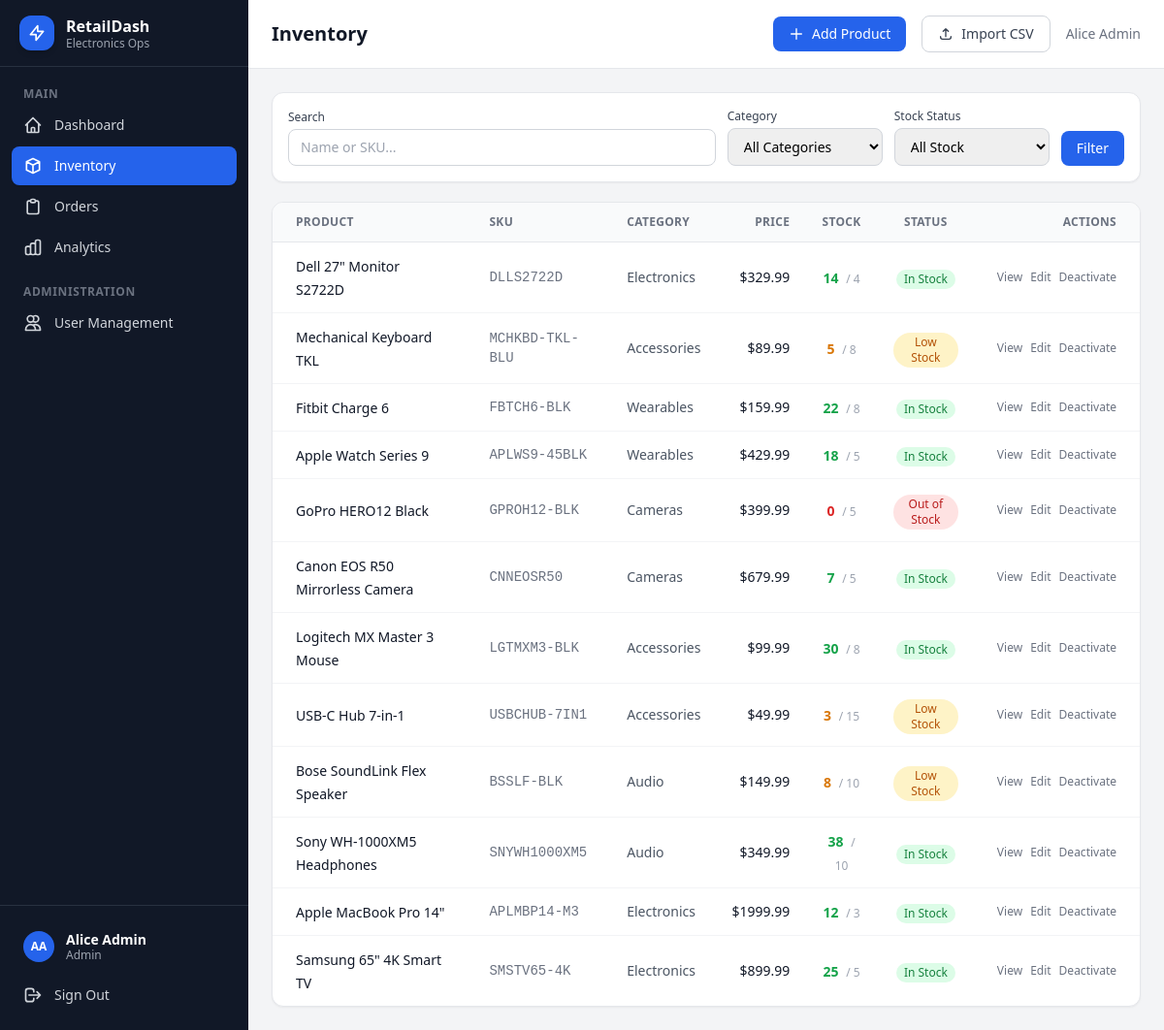
Screenshot of /inventory/ (signed in) with the database file from the repository.
### apps/accounts/models.py (models this page shows, shortened)
class Profile(models.Model):
    ROLE_CHOICES = [
        ('admin', 'Admin'),
        ('manager', 'Manager'),
        ('analyst', 'Analyst'),
        ('staff', 'Staff'),
    ]
    user = models.OneToOneField(User, on_delete=models.CASCADE, related_name='profile')
    role = models.CharField(max_length=20, choices=ROLE_CHOICES, default='staff')
    phone = models.CharField(max_length=20, blank=True, null=True)
    avatar = models.ImageField(upload_to='avatars/', blank=True, null=True)

### apps/inventory/models.py (models this page shows, shortened)
class Product(models.Model):
    name = models.CharField(max_length=200)
    sku = models.CharField(max_length=100, unique=True)
    description = models.TextField(blank=True)
    category = models.ForeignKey(Category, on_delete=models.SET_NULL, null=True, related_name='products')
    price = models.DecimalField(max_digits=10, decimal_places=2)
    cost_price = models.DecimalField(max_digits=10, decimal_places=2)
    stock_quantity = models.IntegerField(default=0)
    reorder_threshold = models.IntegerField(default=10)
    is_active = models.BooleanField(default=True)
    slug = models.SlugField(unique=True, blank=True)
    is_featured = models.BooleanField(default=False)
    created_at = models.DateTimeField(auto_now_add=True)
    updated_at = models.DateTimeField(auto_now=True)
    class Meta:
        ordering = ['-created_at']
    @property
    def is_low_stock(self):
        return self.stock_quantity <= self.reorder_threshold

class Category(models.Model):
    name = models.CharField(max_length=100)
    slug = models.SlugField(unique=True)
    class Meta:
        verbose_name_plural = 'Categories'
        ordering = ['name']

### apps/inventory/views.py (the view)
# urls.py: path('', views.product_list, name='product_list'),
@login_required
@role_required('admin', 'manager')
def product_list(request):
    products = Product.objects.select_related('category').filter(is_active=True)
    search = request.GET.get('search', '')
    category_id = request.GET.get('category', '')
    stock_status = request.GET.get('stock_status', '')
    if search:
        products = products.filter(Q(name__icontains=search) | Q(sku__icontains=search))
    if category_id:
        products = products.filter(category_id=category_id)
    if stock_status == 'in_stock':
        from django.db.models import F
        products = products.filter(stock_quantity__gt=F('reorder_threshold'))
    elif stock_status == 'low_stock':
        from django.db.models import F
        products = products.filter(stock_quantity__lte=F('reorder_threshold'), stock_quantity__gt=0)
    elif stock_status == 'out_of_stock':
        products = products.filter(stock_quantity=0)
    paginator = Paginator(products, 20)
    page_number = request.GET.get('page')
    page_obj = paginator.get_page(page_number)
    categories = Category.objects.all()
    return render(request, 'inventory/product_list.html', {
        'page_obj': page_obj,
        'categories': categories,
        'search': search,
        'selected_category': category_id,
        'stock_status': stock_status,
    })

### apps/storefront/context_processors.py (called while the page is built)
def cart_count(request):
    cart = request.session.get('cart', {})
    return {'cart_count': sum(item['quantity'] for item in cart.values())}

### templates/inventory/product_list.html (shortened to what this page needs)
{% extends 'base.html' %}
{% block page_title %}Inventory{% endblock %}
{% block header_actions %}
{% if request.user.profile.role in 'admin,manager' %}
<a href="{% url 'inventory:product_add' %}"
   class="inline-flex items-center gap-2 px-4 py-2 bg-blue-600 text-white rounded-lg text-sm font-medium hover:bg-blue-700 transition-colors">
    <svg class="w-4 h-4" fill="none" stroke="currentColor" viewBox="0 0 24 24">
        <path stroke-linecap="round" stroke-linejoin="round" stroke-width="2" d="M12 4v16m8-8H4"/>
    </svg>
    Add Product
</a>
{% if request.user.profile.role == 'admin' %}
<a href="{% url 'inventory:product_import' %}"
   class="inline-flex items-center gap-2 px-4 py-2 bg-white border border-gray-300 text-gray-700 rounded-lg text-sm font-medium hover:bg-gray-50 transition-colors">
    <svg class="w-4 h-4" fill="none" stroke="currentColor" viewBox="0 0 24 24">
        <path stroke-linecap="round" stroke-linejoin="round" stroke-width="2" d="M4 16v1a3 3 0 003 3h10a3 3 0 003-3v-1m-4-8l-4-4m0 0L8 8m4-4v12"/>
    </svg>
    Import CSV
</a>
{% endif %}
{% endif %}
{% endblock %}
{% block content %}
<div class="bg-white rounded-xl shadow-sm border border-gray-200 p-4 mb-5">
    <form method="get" class="flex flex-wrap gap-3 items-end">
        <div class="flex-1 min-w-48">
            <label class="block text-xs font-medium text-gray-700 mb-1">Search</label>
            <input type="text" name="search" value="{{ search }}" placeholder="Name or SKU..."
                   class="w-full px-3 py-2 text-sm border border-gray-300 rounded-lg focus:ring-2 focus:ring-blue-500 focus:border-transparent">
        </div>
        <div class="min-w-40">
            <label class="block text-xs font-medium text-gray-700 mb-1">Category</label>
            <select name="category" class="w-full px-3 py-2 text-sm border border-gray-300 rounded-lg focus:ring-2 focus:ring-blue-500">
                <option value="">All Categories</option>
            </select>
        </div>
        <div class="min-w-40">
            <label class="block text-xs font-medium text-gray-700 mb-1">Stock Status</label>
            <select name="stock_status" class="w-full px-3 py-2 text-sm border border-gray-300 rounded-lg focus:ring-2 focus:ring-blue-500">
                <option value="">All Stock</option>
            </select>
        </div>
        <button type="submit"
                class="px-4 py-2 bg-blue-600 text-white rounded-lg text-sm font-medium hover:bg-blue-700 transition-colors">
            Filter
        </button>
    </form>
</div>
<div class="bg-white rounded-xl shadow-sm border border-gray-200 overflow-hidden">
    <div class="overflow-x-auto">
        <table class="w-full">
            <thead>
                <tr class="border-b border-gray-200 bg-gray-50">
                    <th class="text-left text-xs font-semibold text-gray-500 uppercase tracking-wide px-6 py-3">Product</th>
                    <th class="text-left text-xs font-semibold text-gray-500 uppercase tracking-wide px-4 py-3">SKU</th>
                    <th class="text-left text-xs font-semibold text-gray-500 uppercase tracking-wide px-4 py-3">Category</th>
                    <th class="text-right text-xs font-semibold text-gray-500 uppercase tracking-wide px-4 py-3">Price</th>
                    <th class="text-center text-xs font-semibold text-gray-500 uppercase tracking-wide px-4 py-3">Stock</th>
                    <th class="text-center text-xs font-semibold text-gray-500 uppercase tracking-wide px-4 py-3">Status</th>
                    <th class="text-right text-xs font-semibold text-gray-500 uppercase tracking-wide px-6 py-3">Actions</th>
                </tr>
            </thead>
            <tbody class="divide-y divide-gray-100">
                {% for product in page_obj %}
                <tr class="hover:bg-gray-50 transition-colors">
                    <td class="px-6 py-3">
                        <a href="{% url 'inventory:product_detail' product.pk %}" class="text-sm font-medium text-gray-900 hover:text-blue-600">
                            {{ product.name }}
                        </a>
                    </td>
                    <td class="px-4 py-3 text-sm text-gray-500 font-mono">{{ product.sku }}</td>
                    <td class="px-4 py-3 text-sm text-gray-600">{{ product.category.name|default:"-" }}</td>
                    <td class="px-4 py-3 text-sm font-medium text-gray-900 text-right">${{ product.price|floatformat:2 }}</td>
                    <td class="px-4 py-3 text-center">
                        <span class="text-sm font-semibold
                            {% if product.stock_quantity == 0 %}text-red-600
                            {% elif product.is_low_stock %}text-amber-600
                            {% else %}text-green-600{% endif %}">
                            {{ product.stock_quantity }}
                        </span>
                        <span class="text-xs text-gray-400 ml-1">/ {{ product.reorder_threshold }}</span>
                    </td>
                    <td class="px-4 py-3 text-center">
                        {% if product.stock_quantity == 0 %}
                        <span class="inline-flex items-center px-2 py-0.5 rounded-full text-xs font-medium bg-red-100 text-red-700">Out of Stock</span>
                        {% elif product.is_low_stock %}
                        <span class="inline-flex items-center px-2 py-0.5 rounded-full text-xs font-medium bg-amber-100 text-amber-700">Low Stock</span>
                        {% else %}
                        <span class="inline-flex items-center px-2 py-0.5 rounded-full text-xs font-medium bg-green-100 text-green-700">In Stock</span>
                        {% endif %}
                    </td>
                    <td class="px-6 py-3 text-right">
                        <div class="flex items-center justify-end gap-2">
                            <a href="{% url 'inventory:product_detail' product.pk %}"
                               class="text-xs text-gray-500 hover:text-blue-600 font-medium">View</a>
                            {% if request.user.profile.role in 'admin,manager' %}
                            <a href="{% url 'inventory:product_edit' product.pk %}"
                               class="text-xs text-gray-500 hover:text-blue-600 font-medium">Edit</a>
                            <a href="{% url 'inventory:product_deactivate' product.pk %}"
                               class="text-xs text-gray-500 hover:text-red-600 font-medium">Deactivate</a>
                            {% endif %}
                        </div>
                    </td>
                </tr>
                {% endfor %}
            </tbody>
        </table>
    </div>
</div>
{% endblock %}

### templates/base.html (shortened to what this page needs)
<!DOCTYPE html>
<html lang="en" class="h-full bg-gray-100">
<head>
    <script src="https://cdn.tailwindcss.com"></script>
</head>
<body class="h-full">
<div class="flex h-full min-h-screen">
    <aside class="w-64 bg-gray-900 flex flex-col flex-shrink-0 fixed inset-y-0 left-0 z-50">
        <div class="flex items-center gap-3 px-5 py-4 border-b border-gray-700/60">
            <div class="w-9 h-9 bg-blue-600 rounded-xl flex items-center justify-center flex-shrink-0 shadow-md">
                <svg class="w-5 h-5 text-white" fill="none" stroke="currentColor" viewBox="0 0 24 24">
                    <path stroke-linecap="round" stroke-linejoin="round" stroke-width="2" d="M13 10V3L4 14h7v7l9-11h-7z"/>
                </svg>
            </div>
            <div>
                <p class="text-white font-bold text-base leading-tight">RetailDash</p>
                <p class="text-gray-400 text-xs leading-tight">Electronics Ops</p>
            </div>
        </div>
        <nav class="flex-1 px-3 py-5 space-y-0.5 overflow-y-auto">
            <p class="sidebar-section-label">Main</p>
            <a href="{% url 'core:dashboard' %}"
               class="sidebar-link {% if request.resolver_match.app_name == 'core' %}active{% endif %}">
                <svg class="w-5 h-5 flex-shrink-0" fill="none" stroke="currentColor" viewBox="0 0 24 24">
                    <path stroke-linecap="round" stroke-linejoin="round" stroke-width="2" d="M3 12l2-2m0 0l7-7 7 7M5 10v10a1 1 0 001 1h3m10-11l2 2m-2-2v10a1 1 0 01-1 1h-3m-6 0a1 1 0 001-1v-4a1 1 0 011-1h2a1 1 0 011 1v4a1 1 0 001 1m-6 0h6"/>
                </svg>
                Dashboard
            </a>
            {% with role=user.profile.role %}
            {% if role == 'admin' or role == 'manager' %}
            <a href="{% url 'inventory:product_list' %}"
               class="sidebar-link {% if request.resolver_match.app_name == 'inventory' %}active{% endif %}">
                <svg class="w-5 h-5 flex-shrink-0" fill="none" stroke="currentColor" viewBox="0 0 24 24">
                    <path stroke-linecap="round" stroke-linejoin="round" stroke-width="2" d="M20 7l-8-4-8 4m16 0l-8 4m8-4v10l-8 4m0-10L4 7m8 4v10M4 7v10l8 4"/>
                </svg>
                Inventory
            </a>
            {% endif %}
            {% if role == 'admin' or role == 'manager' or role == 'staff' %}
            <a href="{% url 'orders:order_list' %}"
               class="sidebar-link {% if request.resolver_match.app_name == 'orders' %}active{% endif %}">
                <svg class="w-5 h-5 flex-shrink-0" fill="none" stroke="currentColor" viewBox="0 0 24 24">
                    <path stroke-linecap="round" stroke-linejoin="round" stroke-width="2" d="M9 5H7a2 2 0 00-2 2v12a2 2 0 002 2h10a2 2 0 002-2V7a2 2 0 00-2-2h-2M9 5a2 2 0 002 2h2a2 2 0 002-2M9 5a2 2 0 012-2h2a2 2 0 012 2"/>
                </svg>
                Orders
            </a>
            {% endif %}
            {% if role == 'admin' or role == 'manager' or role == 'analyst' %}
            <a href="{% url 'analytics:dashboard' %}"
               class="sidebar-link {% if request.resolver_match.app_name == 'analytics' %}active{% endif %}">
                Analytics
            </a>
            {% endif %}
            {% if role == 'admin' %}
            <div class="pt-4">
                <p class="sidebar-section-label">Administration</p>
                <a href="{% url 'users:user_list' %}"
                   class="sidebar-link {% if request.resolver_match.app_name == 'users' %}active{% endif %}">
                    <svg class="w-5 h-5 flex-shrink-0" fill="none" stroke="currentColor" viewBox="0 0 24 24">
                        <path stroke-linecap="round" stroke-linejoin="round" stroke-width="2" d="M12 4.354a4 4 0 110 5.292M15 21H3v-1a6 6 0 0112 0v1zm0 0h6v-1a6 6 0 00-9-5.197M13 7a4 4 0 11-8 0 4 4 0 018 0z"/>
                    </svg>
                    User Management
                </a>
            </div>
            {% endif %}
            {% endwith %}
        </nav>
        <div class="px-3 py-4 border-t border-gray-700/60 space-y-1">
            <a href="{% url 'profile:view' %}" class="sidebar-link">
                <div class="w-8 h-8 bg-blue-600 rounded-full flex items-center justify-center text-white text-xs font-bold flex-shrink-0">
                    {{ user.first_name|first|upper }}{{ user.last_name|first|upper }}
                </div>
                <div class="flex-1 min-w-0">
                    <p class="text-sm font-semibold text-white truncate leading-tight">{{ user.get_full_name|default:user.username }}</p>
                    <p class="text-xs text-gray-400 capitalize leading-tight">{{ user.profile.role }}</p>
                </div>
            </a>
            <form method="post" action="{% url 'accounts:logout' %}">
                <button type="submit" class="sidebar-link w-full text-left">
                    <svg class="w-5 h-5 flex-shrink-0" fill="none" stroke="currentColor" viewBox="0 0 24 24">
                        <path stroke-linecap="round" stroke-linejoin="round" stroke-width="2" d="M17 16l4-4m0 0l-4-4m4 4H7m6 4v1a3 3 0 01-3 3H6a3 3 0 01-3-3V7a3 3 0 013-3h4a3 3 0 013 3v1"/>
                    </svg>
                    Sign Out
                </button>
            </form>
        </div>
    </aside>
    <div class="flex-1 flex flex-col ml-64">
        <header class="bg-white border-b border-gray-200 px-6 py-4 flex items-center justify-between sticky top-0 z-40">
            <div>
                <h1 class="text-xl font-semibold text-gray-900">{% block page_title %}Dashboard{% endblock %}</h1>
            </div>
            <div class="flex items-center gap-4">
                {% block header_actions %}{% endblock %}
                <span class="text-sm text-gray-500">{{ user.get_full_name|default:user.username }}</span>
            </div>
        </header>
        <main class="flex-1 p-6">
            {% block content %}{% endblock %}
        </main>
    </div>
</div>
</body>
</html>

### templates/base.html (style rules this page uses)
.sidebar-link { @apply flex items-center gap-3 px-3 py-2.5 rounded-lg text-sm font-medium transition-all duration-150 text-gray-300; }
.sidebar-link.active { @apply bg-blue-600 text-white shadow-sm; }
.sidebar-section-label { @apply px-3 mb-1 text-xs font-semibold uppercase tracking-wider text-gray-500; }

### rows the page displays
Product: name "Dell 27\" Monitor S2722D", sku "DLLS2722D", category.name "Electronics", price "329.99", stock_quantity "14", reorder_threshold "4", shows "In Stock"
Product: name "Mechanical Keyboard TKL", sku "MCHKBD-TKL-BLU", category.name "Accessories", price "89.99", stock_quantity "5", reorder_threshold "8", shows "Low Stock"
Product: name "Fitbit Charge 6", sku "FBTCH6-BLK", category.name "Wearables", price "159.99", stock_quantity "22", reorder_threshold "8", shows "In Stock"
Product: name "Apple Watch Series 9", sku "APLWS9-45BLK", category.name "Wearables", price "429.99", stock_quantity "18", reorder_threshold "5", shows "In Stock"
Product: name "GoPro HERO12 Black", sku "GPROH12-BLK", category.name "Cameras", price "399.99", stock_quantity "0", reorder_threshold "5", shows "Out of Stock"
Product: name "Canon EOS R50 Mirrorless Camera", sku "CNNEOSR50", category.name "Cameras", price "679.99", stock_quantity "7", reorder_threshold "5", shows "In Stock"
Product: name "Logitech MX Master 3 Mouse", sku "LGTMXM3-BLK", category.name "Accessories", price "99.99", stock_quantity "30", reorder_threshold "8", shows "In Stock"
Product: name "USB-C Hub 7-in-1", sku "USBCHUB-7IN1", category.name "Accessories", price "49.99", stock_quantity "3", reorder_threshold "15", shows "Low Stock"
Product: name "Bose SoundLink Flex Speaker", sku "BSSLF-BLK", category.name "Audio", price "149.99", stock_quantity "8", reorder_threshold "10", shows "Low Stock"
Product: name "Sony WH-1000XM5 Headphones", sku "SNYWH1000XM5", category.name "Audio", price "349.99", stock_quantity "38", reorder_threshold "10", shows "In Stock"
Product: name "Apple MacBook Pro 14\"", sku "APLMBP14-M3", category.name "Electronics", price "1999.99", stock_quantity "12", reorder_threshold "3", shows "In Stock"
Product: name "Samsung 65\" 4K Smart TV", sku "SMSTV65-4K", category.name "Electronics", price "899.99", stock_quantity "25", reorder_threshold "5", shows "In Stock"

### other values shown
{{ user.first_name|first|upper }} "A"
{{ user.last_name|first|upper }} "A"
{{ user.get_full_name|default:user.username }} "Alice Admin"
{{ user.profile.role }} "Admin"
